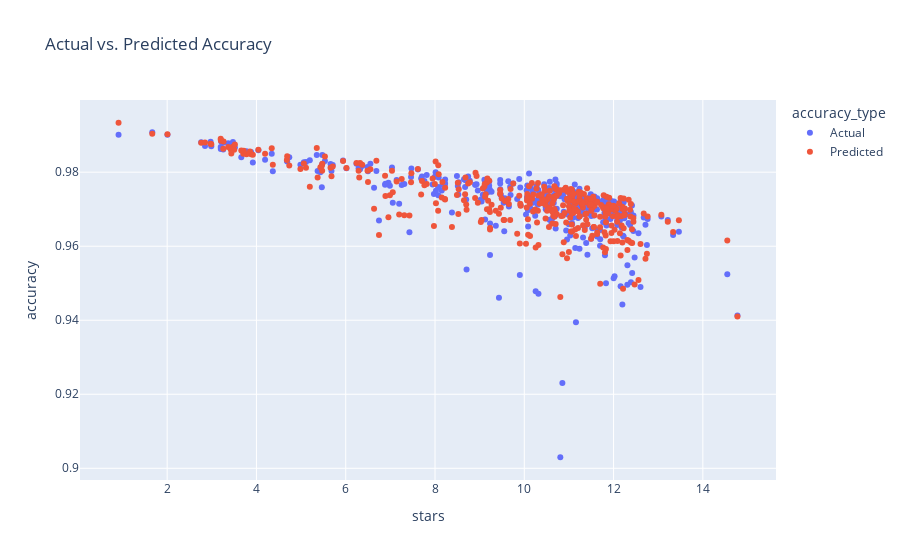

Notebook code for this chart:
### Code cell
scores_df['accuracy_type'] = 'Actual'

predicted_df = scores_df[['stars', 'pred_accuracy']].copy()
predicted_df['accuracy_type'] = 'Predicted'
predicted_df = predicted_df.rename(columns={'pred_accuracy': 'accuracy'})

combined_df = pd.concat([scores_df[['stars', 'accuracy', 'accuracy_type']], predicted_df[['stars', 'accuracy', 'accuracy_type']]], ignore_index=True)

px.scatter(combined_df, x="stars", y="accuracy", color="accuracy_type", title="Actual vs. Predicted Accuracy")

### Figure 1 — Plotly figure (JSON) as saved in the notebook; plotly's stock layout.template omitted (floating-point values rounded to 4 significant figures; data arrays with more than 128 entries replaced by an {"elided": "..."} marker saying what was removed)
{"data": [{"hovertemplate": "accuracy_type=Actual<br>stars=%{x}<br>accuracy=%{y}<extra></extra>", "legendgroup": "Actual", "marker": {"color": "#636efa", "symbol": "circle"}, "mode": "markers", "name": "Actual", "orientation": "v", "showlegend": true, "type": "scatter", "x": {"elided": "371 float values"}, "xaxis": "x", "y": {"elided": "371 float values"}, "yaxis": "y"}, {"hovertemplate": "accuracy_type=Predicted<br>stars=%{x}<br>accuracy=%{y}<extra></extra>", "legendgroup": "Predicted", "marker": {"color": "#EF553B", "symbol": "circle"}, "mode": "markers", "name": "Predicted", "orientation": "v", "showlegend": true, "type": "scatter", "x": {"elided": "371 float values"}, "xaxis": "x", "y": {"elided": "371 float values"}, "yaxis": "y"}], "layout": {"legend": {"title": {"text": "accuracy_type"}, "tracegroupgap": 0}, "title": {"text": "Actual vs. Predicted Accuracy"}, "xaxis": {"anchor": "y", "domain": [0, 1], "title": {"text": "stars"}}, "yaxis": {"anchor": "x", "domain": [0, 1], "title": {"text": "accuracy"}}}}
